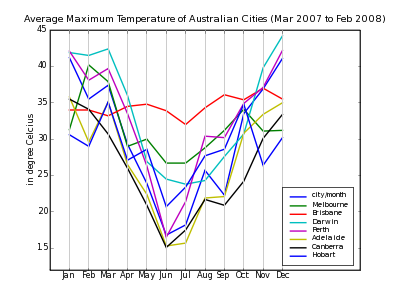

Recreate this plot in Python.
import matplotlib
matplotlib.use('Agg')
from pylab import *
import urllib
import csv

def webshow( img ):
    savefig( img, dpi=50 )
    print 'Content-Type: text/html\n'
    print '<img width="400" size="300" src="'+img+'" />'

f = "http://ivle.informatics.unimelb.edu.au/"
f += "media/subjects/600151/exercise_data/max_temp.csv"
webdata = urllib.urlopen(f,"r")
data = list(csv.reader(webdata))
months = data[0][1:]
cities = [data[i][0] for i in range(len(data[1:])) ]

clf()
for line in data[1:]:
    plot (line[1:], linewidth=2) 
    
legend(cities, loc='lower right', numpoints=40,
    prop=matplotlib.font_manager.FontProperties(size='smaller'))
xticks( arange(len(months)), months )
ylim(12,45)
xlim(-1,15)
ylabel("in degree Celcius")
grid(False)
axes().xaxis.grid(True, color=(0.8,0.8,0.8), linestyle="-", which='major')
title("Average Maximum Temperature of Australian Cities (Mar 2007 to Feb 2008)")
webshow("maxtemp_simple.png")
